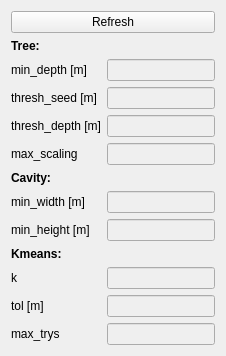
            <widget class="QWidget" name="tab_4">
             <attribute name="title">
              <string>Tree</string>
             </attribute>
             <layout class="QVBoxLayout" name="verticalLayout_5">
              <item>
               <widget class="QPushButton" name="button_refresh_tree">
                <property name="text">
                 <string>Refresh</string>
                </property>
               </widget>
              </item>
              <item>
               <layout class="QGridLayout" name="gridLayout_6">
                <item row="1" column="0">
                 <widget class="QLabel" name="label_40">
                  <property name="text">
                   <string>min_depth [m]</string>
                  </property>
                 </widget>
                </item>
                <item row="3" column="1">
                 <widget class="QLineEdit" name="lineEdit_thresh_depth">
                  <property name="enabled">
                   <bool>false</bool>
                  </property>
                 </widget>
                </item>
                <item row="11" column="0">
                 <widget class="QLabel" name="label_20">
                  <property name="sizePolicy">
                   <sizepolicy hsizetype="Fixed" vsizetype="Fixed">
                    <horstretch>0</horstretch>
                    <verstretch>0</verstretch>
                   </sizepolicy>
                  </property>
                  <property name="text">
                   <string>max_trys</string>
                  </property>
                 </widget>
                </item>
                <item row="5" column="0">
                 <widget class="QLabel" name="label_14">
                  <property name="sizePolicy">
                   <sizepolicy hsizetype="Fixed" vsizetype="Fixed">
                    <horstretch>0</horstretch>
                    <verstretch>0</verstretch>
                   </sizepolicy>
                  </property>
                  <property name="font">
                   <font>
                    <weight>75</weight>
                    <bold>true</bold>
                   </font>
                  </property>
                  <property name="text">
                   <string>Cavity:</string>
                  </property>
                 </widget>
                </item>
                <item row="2" column="0">
                 <widget class="QLabel" name="label_10">
                  <property name="sizePolicy">
                   <sizepolicy hsizetype="Fixed" vsizetype="Fixed">
                    <horstretch>0</horstretch>
                    <verstretch>0</verstretch>
                   </sizepolicy>
                  </property>
                  <property name="text">
                   <string>thresh_seed [m]</string>
                  </property>
                 </widget>
                </item>
                <item row="2" column="1">
                 <widget class="QLineEdit" name="lineEdit_thresh_seed">
                  <property name="enabled">
                   <bool>false</bool>
                  </property>
                 </widget>
                </item>
                <item row="3" column="0">
                 <widget class="QLabel" name="label_11">
                  <property name="sizePolicy">
                   <sizepolicy hsizetype="Fixed" vsizetype="Fixed">
                    <horstretch>0</horstretch>
                    <verstretch>0</verstretch>
                   </sizepolicy>
                  </property>
                  <property name="text">
                   <string>thresh_depth [m]</string>
                  </property>
                 </widget>
                </item>
                <item row="0" column="0">
                 <widget class="QLabel" name="label_12">
                  <property name="sizePolicy">
                   <sizepolicy hsizetype="Fixed" vsizetype="Fixed">
                    <horstretch>0</horstretch>
                    <verstretch>0</verstretch>
                   </sizepolicy>
                  </property>
                  <property name="font">
                   <font>
                    <weight>75</weight>
                    <bold>true</bold>
                   </font>
                  </property>
                  <property name="text">
                   <string>Tree:</string>
                  </property>
                 </widget>
                </item>
                <item row="6" column="0">
                 <widget class="QLabel" name="label_15">
                  <property name="sizePolicy">
                   <sizepolicy hsizetype="Fixed" vsizetype="Fixed">
                    <horstretch>0</horstretch>
                    <verstretch>0</verstretch>
                   </sizepolicy>
                  </property>
                  <property name="text">
                   <string>min_width [m]</string>
                  </property>
                 </widget>
                </item>
                <item row="4" column="0">
                 <widget class="QLabel" name="label_13">
                  <property name="sizePolicy">
                   <sizepolicy hsizetype="Fixed" vsizetype="Fixed">
                    <horstretch>0</horstretch>
                    <verstretch>0</verstretch>
                   </sizepolicy>
                  </property>
                  <property name="text">
                   <string>max_scaling</string>
                  </property>
                 </widget>
                </item>
                <item row="4" column="1">
                 <widget class="QLineEdit" name="lineEdit_max_scaling">
                  <property name="enabled">
                   <bool>false</bool>
                  </property>
                 </widget>
                </item>
                <item row="10" column="0">
                 <widget class="QLabel" name="label_19">
                  <property name="sizePolicy">
                   <sizepolicy hsizetype="Fixed" vsizetype="Fixed">
                    <horstretch>0</horstretch>
                    <verstretch>0</verstretch>
                   </sizepolicy>
                  </property>
                  <property name="text">
                   <string>tol [m]</string>
                  </property>
                 </widget>
                </item>
                <item row="9" column="0">
                 <widget class="QLabel" name="label_18">
                  <property name="sizePolicy">
                   <sizepolicy hsizetype="Fixed" vsizetype="Fixed">
                    <horstretch>0</horstretch>
                    <verstretch>0</verstretch>
                   </sizepolicy>
                  </property>
                  <property name="text">
                   <string>k</string>
                  </property>
                 </widget>
                </item>
                <item row="8" column="0">
                 <widget class="QLabel" name="label_17">
                  <property name="sizePolicy">
                   <sizepolicy hsizetype="Fixed" vsizetype="Fixed">
                    <horstretch>0</horstretch>
                    <verstretch>0</verstretch>
                   </sizepolicy>
                  </property>
                  <property name="font">
                   <font>
                    <weight>75</weight>
                    <bold>true</bold>
                   </font>
                  </property>
                  <property name="text">
                   <string>Kmeans:</string>
                  </property>
                 </widget>
                </item>
                <item row="7" column="0">
                 <widget class="QLabel" name="label_16">
                  <property name="sizePolicy">
                   <sizepolicy hsizetype="Fixed" vsizetype="Fixed">
                    <horstretch>0</horstretch>
                    <verstretch>0</verstretch>
                   </sizepolicy>
                  </property>
                  <property name="text">
                   <string>min_height [m]</string>
                  </property>
                 </widget>
                </item>
                <item row="7" column="1">
                 <widget class="QLineEdit" name="lineEdit_min_cavity_height">
                  <property name="enabled">
                   <bool>false</bool>
                  </property>
                 </widget>
                </item>
                <item row="6" column="1">
                 <widget class="QLineEdit" name="lineEdit_min_cavity_width">
                  <property name="enabled">
                   <bool>false</bool>
                  </property>
                 </widget>
                </item>
                <item row="9" column="1">
                 <widget class="QLineEdit" name="lineEdit_kmean_k">
                  <property name="enabled">
                   <bool>false</bool>
                  </property>
                 </widget>
                </item>
                <item row="10" column="1">
                 <widget class="QLineEdit" name="lineEdit_kmeans_tol">
                  <property name="enabled">
                   <bool>false</bool>
                  </property>
                 </widget>
                </item>
                <item row="11" column="1">
                 <widget class="QLineEdit" name="lineEdit_kmeans_max_trys">
                  <property name="enabled">
                   <bool>false</bool>
                  </property>
                 </widget>
                </item>
                <item row="1" column="1">
                 <widget class="QLineEdit" name="lineEdit_min_depth">
                  <property name="enabled">
                   <bool>false</bool>
                  </property>
                 </widget>
                </item>
               </layout>
              </item>
             </layout>
            </widget>
